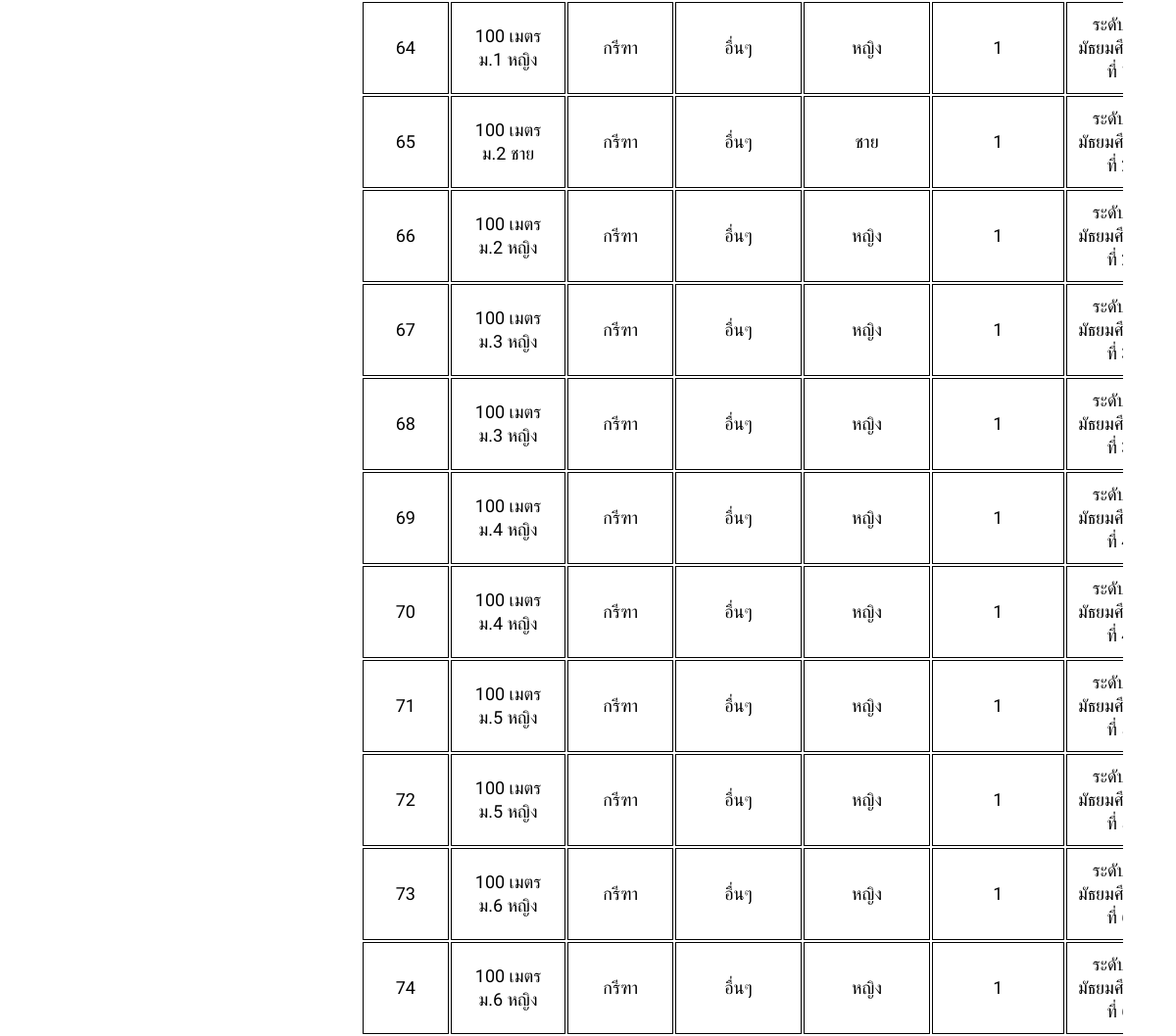
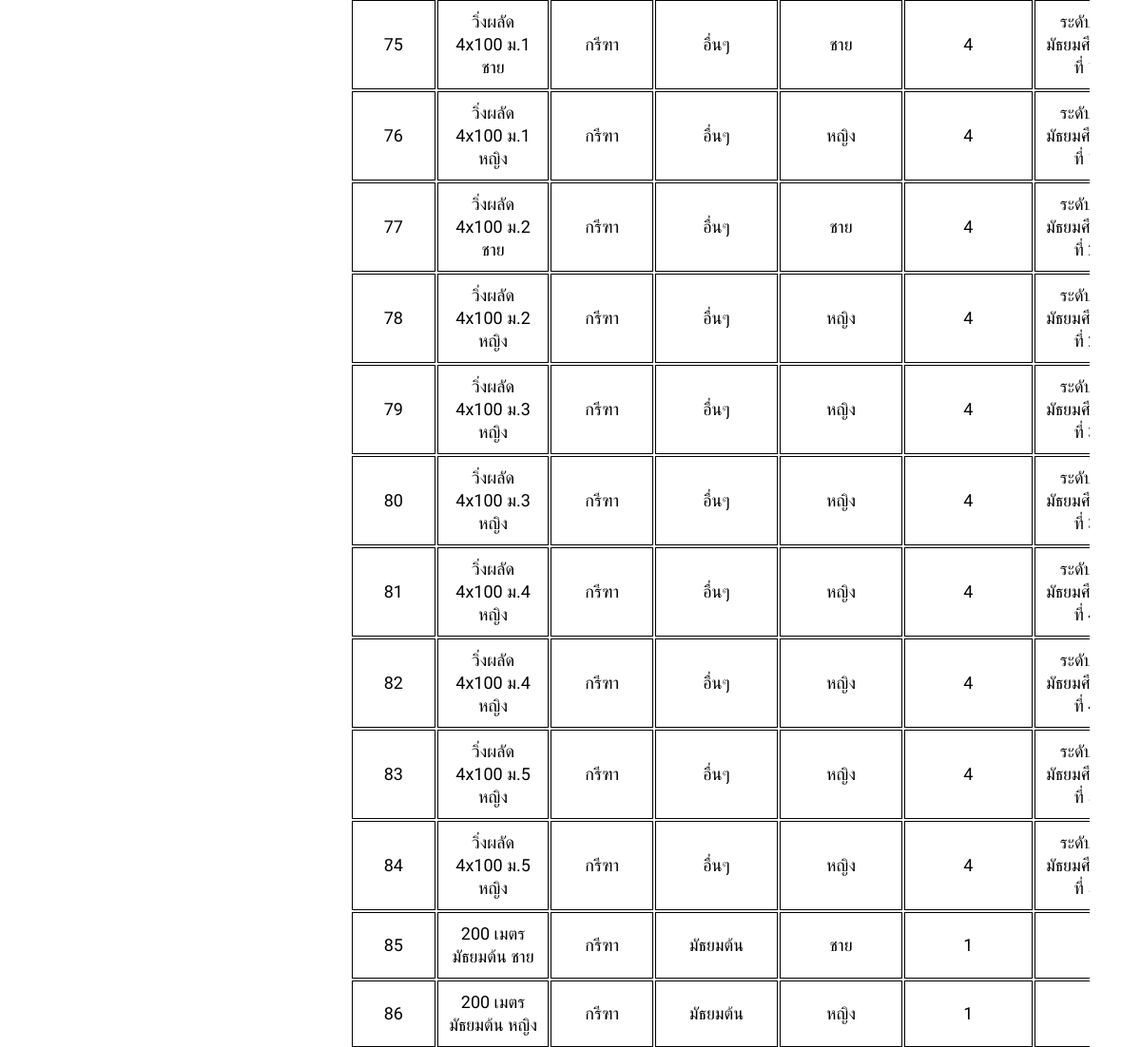
/admin_system.php?page=sport&sub_page=view (signed in, middle part), run on an earlier commit of the app's database (2 pictures, top to bottom).
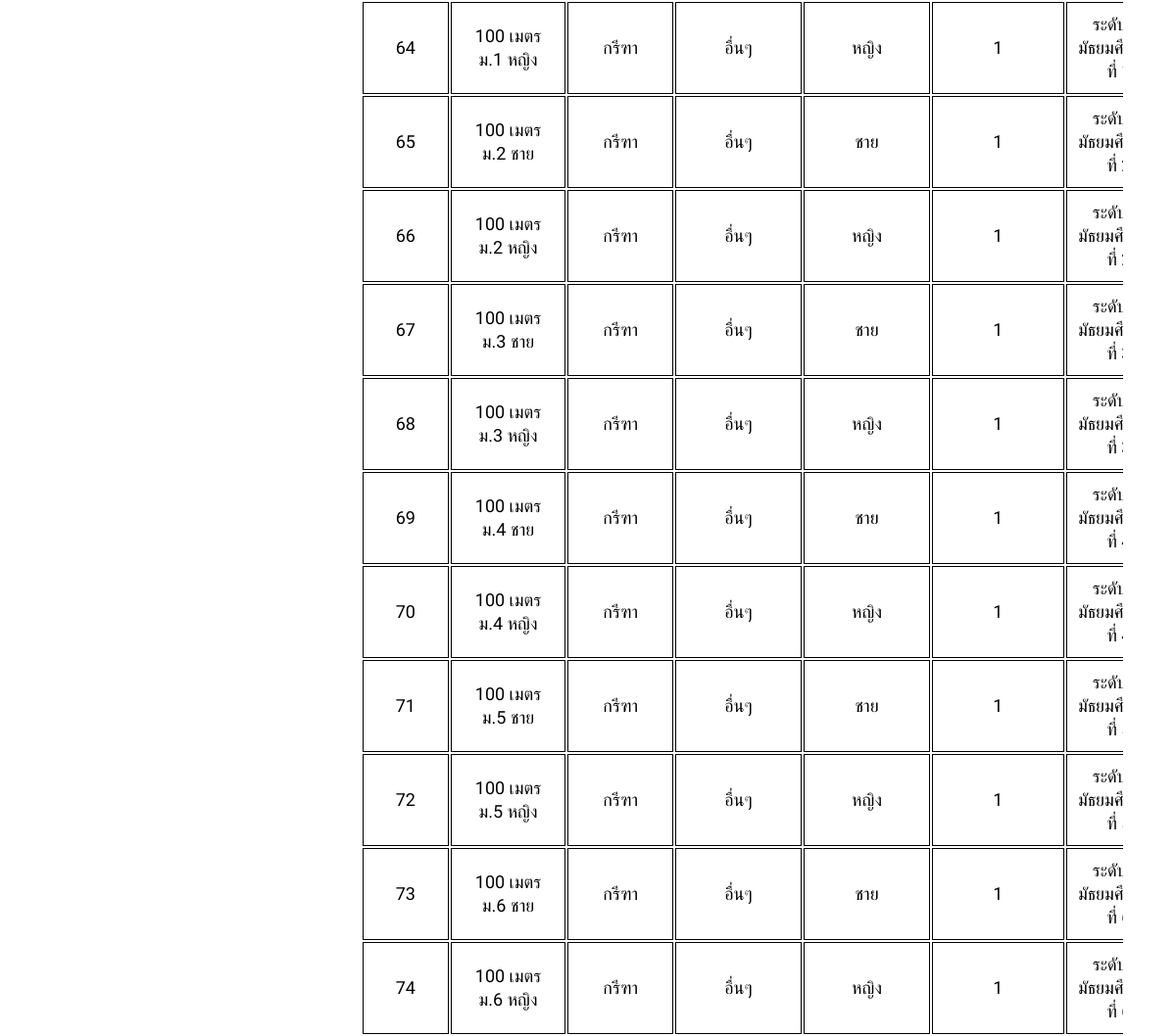
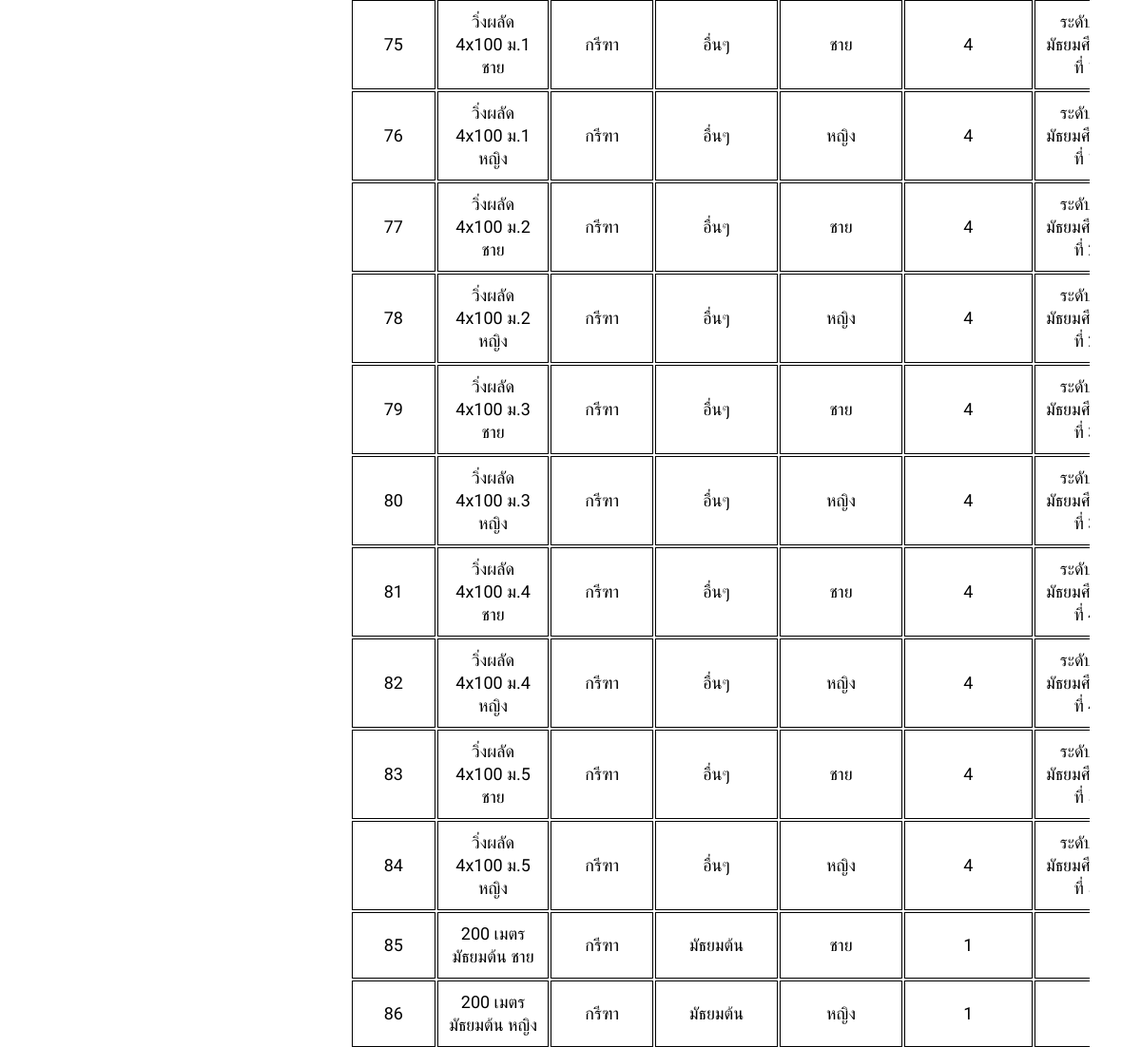
And on a later commit of the database (2 pictures, top to bottom).
### tables this page shows
CREATE TABLE `sports` (
  `sport_id` int(11) NOT NULL,
  `sport_name` varchar(128) NOT NULL,
  `sport_type` varchar(64) NOT NULL,
  `sport_degree` varchar(16) NOT NULL,
  `sport_gender` varchar(8) NOT NULL,
  `sport_amount` int(2) NOT NULL,
  `sport_note` varchar(256) NOT NULL
);

### admin/view/view_sport.php (the view, shortened to what this page needs)
<body>
	<div class="table_container">
	<table>
		<?php
			$sql_find_sports = "SELECT * FROM `sports`";
			$result_find_sports = mysqli_query($conn, $sql_find_sports);
			if (mysqli_num_rows($result_find_sports) > 0) {
				while ($row_find_sports = mysqli_fetch_assoc($result_find_sports)) {
					echo "<tr>
							<td>".$row_find_sports['sport_id']."</td>
							<td>".$row_find_sports['sport_name']."</td>
							<td>".$row_find_sports['sport_type']."</td>
							<td>".$row_find_sports['sport_degree']."</td>
							<td>".$row_find_sports['sport_gender']."</td>
							<td>".$row_find_sports['sport_amount']."</td>
							<td>".$row_find_sports['sport_note']."</td>
							<td class=edit><a href=\"admin_system.php?page=sport&sub_page=edit&sport_id=".$row_find_sports['sport_id']."\">edit</a></td>
							<td class=del><a href=\"admin_system.php?page=sport&sub_page=delete&sport_id=".$row_find_sports['sport_id']."\">del</a></td>
						</tr>";
				}
			}else{
				echo "no sport found...";
			}
		 ?>
	</table>
</div>
</body>

### admin_system.php (shortened to what this page needs)
<!DOCTYPE html>
<html lang="th">
<head>
    <link rel="stylesheet"  href="element/styles_admin_old.css">
    <link href='https://unpkg.com/boxicons@2.0.9/css/boxicons.min.css' rel='stylesheet'>
    <link rel="stylesheet" href="https://cdnjs.cloudflare.com/ajax/libs/font-awesome/6.6.0/css/all.min.css" />
</head>
<body>
  <main>
    <div class="container">
      <?php
        switch ($_GET['page']) {
          case 'sport':
            include 'admin/sport.php';
            break;
        }
      ?>
</body>
</html>

### admin/sport.php (shortened to what this page needs)
<link rel="stylesheet"  href="element/styles_admin_sport.css">
<body>
	<?php
	switch ($_GET['sub_page']) {
		case 'view':
			include 'admin/view/view_sport.php';
			break;
	}
 ?>
</body>
</html>

### element/styles_admin_old.css (style rules this page uses)
* { margin: 0; padding: 0; box-sizing: border-box; text-decoration: none; list-style: none; font-family: "Mitr", sans-serif; }
:root { --base-clr: #11121a; --line-clr: #42434a; --hover-clr: #222533; --text-clr: #e6e6ef; --accent-clr: #5e63ff; --secondary-text-clr: #b0b3c1; }
body { min-height: 100vh; min-height: 100dvh; color: #444444; display: grid; grid-template-columns: auto 1fr ; line-height: 1.5rem; height: -webkit-fill-available; }
main { padding: min(30px, 10%); }

### element/styles_admin_sport.css (style rules this page uses)
* { margin: 0; padding: 0; box-sizing: border-box; text-decoration: none; list-style: none; font-family: "Mitr", sans-serif; }
.table_container { overflow-x: auto; -webkit-overflow-scrolling: touch; }

What changed in the data, as far as the page shows it:
changed sports id 67: sport_name "100 เมตร ม.3 หญิง" → "100 เมตร ม.3 ชาย"; sport_gender "หญิง" → "ชาย"
changed sports id 69: sport_name "100 เมตร ม.4 หญิง" → "100 เมตร ม.4 ชาย"; sport_gender "หญิง" → "ชาย"
changed sports id 71: sport_name "100 เมตร ม.5 หญิง" → "100 เมตร ม.5 ชาย"; sport_gender "หญิง" → "ชาย"
changed sports id 73: sport_name "100 เมตร ม.6 หญิง" → "100 เมตร ม.6 ชาย"; sport_gender "หญิง" → "ชาย"
changed sports id 79: sport_name "วิ่งผลัด 4x100 ม.3 หญิง" → "วิ่งผลัด 4x100 ม.3 ชาย"; sport_gender "หญิง" → "ชาย"
changed sports id 81: sport_name "วิ่งผลัด 4x100 ม.4 หญิง" → "วิ่งผลัด 4x100 ม.4 ชาย"; sport_gender "หญิง" → "ชาย"
changed sports id 83: sport_name "วิ่งผลัด 4x100 ม.5 หญิง" → "วิ่งผลัด 4x100 ม.5 ชาย"; sport_gender "หญิง" → "ชาย"
